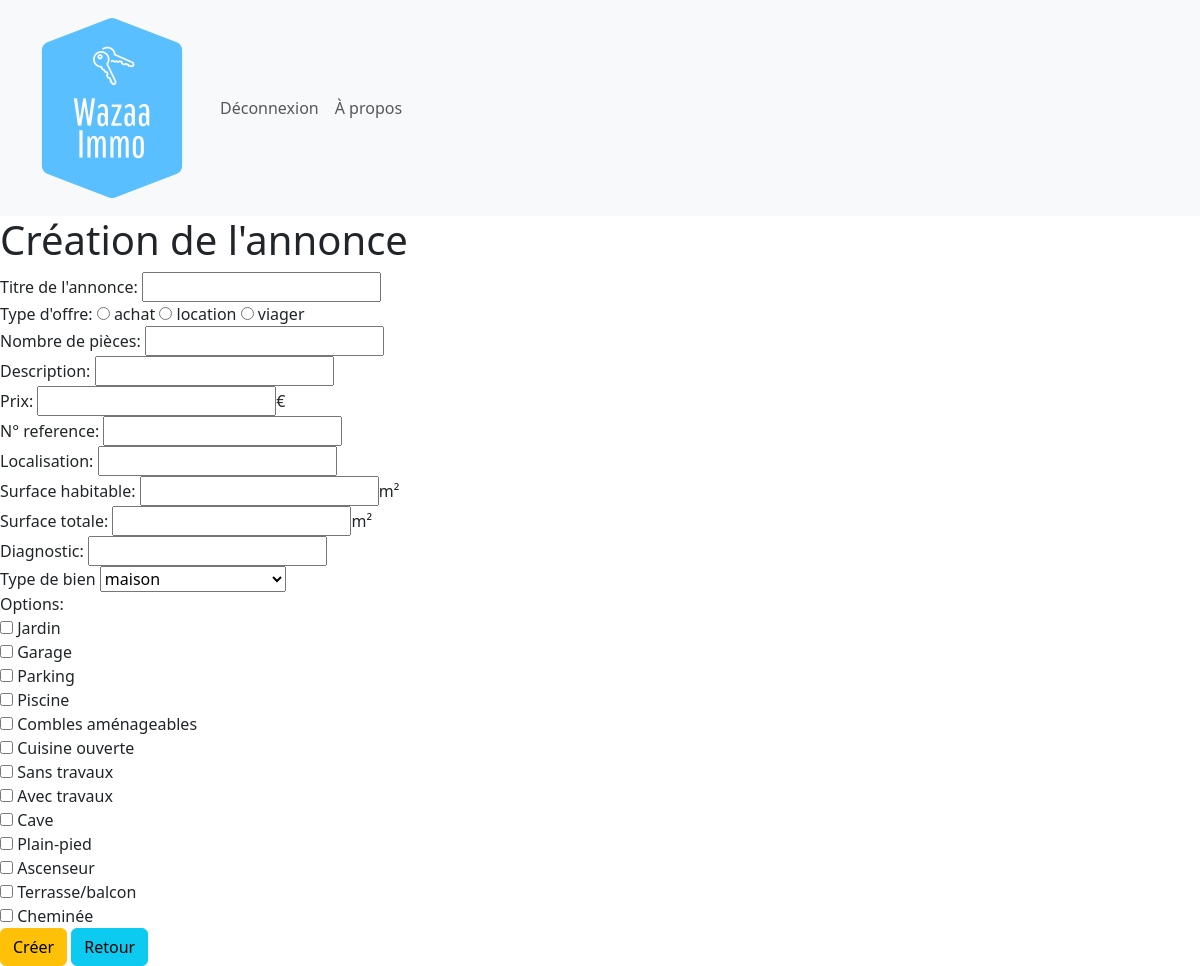
Screenshot of /annonce-select.php (signed in) with the database file from the repository.
### tables this page shows
CREATE TABLE IF NOT EXISTS `waz_type_offre` (
  `to_id` int(11) NOT NULL AUTO_INCREMENT,
  `to_libelle` varchar(50) NOT NULL,
  PRIMARY KEY (`to_id`)
);

CREATE TABLE IF NOT EXISTS `waz_options` (
  `opt_id` int(11) NOT NULL AUTO_INCREMENT,
  `opt_libelle` varchar(100) DEFAULT NULL,
  PRIMARY KEY (`opt_id`)
);

### annonce-select.php (the view, shortened to what this page needs)
<?php
include("header.php");
$id = isset($_GET['modify']) ? $_GET['modify'] : '';
$options = $pdo->query("SELECT * FROM waz_options")->fetchAll();
$typeBien = $pdo->query("SELECT * FROM waz_type_bien")->fetchAll();
$typeOffre = $pdo->query("SELECT * FROM waz_type_offre")->fetchAll();
?>
<div>
    <h1><?= $id ? "Modification" : "Création" ?> de l'annonce</h1>
    <form method="post">
        <div>
            <div>
                <label for="titre">Titre de l'annonce: </label>
                <input type="text" name="titre" id="titre" value="<?= $id ? htmlentities($titre) : "" ?>">
            </div>
            <div>
                <label for="offre">Type d'offre: </label>
                <?php foreach($typeOffre as $type):?>
                    <input type="radio" name="offre" value="<?= htmlentities($type['to_id'])?>" <?= (isset($annonce['to_id']) && $annonce['to_id'] == $type['to_id']) ? 'checked' : '' ?>>
                    <?= htmlentities($type['to_libelle'])?>
                <?php endforeach;?>
            </div>
            <div>
                <label for="pieces">Nombre de pièces: </label>
                <input type="text" name="pieces" id="pieces" value="<?= $id ? htmlentities($pieces) : "" ?>">
            </div>
            <div>
                <label for="description">Description: </label>
                <input type="text" name="description" id="description" value="<?= $id ? htmlentities($description) : "" ?>">
            </div>
            <div>
                <label for="prix">Prix: </label>
                <input type="text" name="prix" id="prix" value="<?= $id ? htmlentities($prix) : "" ?>">€
            </div>
            <div>
                <label for="ref">N° reference: </label>
                <input type="text" name="ref" id="ref" value="<?= $id ? htmlentities($ref) : "" ?>">
            </div>
            <div>
                <label for="local">Localisation: </label>
                <input type="text" name="local" id="local" value="<?= $id ? htmlentities($local) : "" ?>">
            </div>
            <div>
                <label for="surfhab">Surface habitable: </label>
                <input type="text" name="surfhab" id="surfhab" value="<?= $id ? htmlentities($surf_hab) : "" ?>">m²
            </div>
            <div>
                <label for="surftot">Surface totale: </label>
                <input type="text" name="surftot" id="surftot" value="<?= $id ? htmlentities($surf_tot) : "" ?>">m²
            </div>
            <div>
                <label for="diagnostic">Diagnostic: </label>
                <input type="text" name="diagnostic" id="diagnostic" value="<?= $id ? htmlentities($diagnostic) : "" ?>">
            </div>
            <div>
                <label for="typeBien">Type de bien</label>
                <select name="typeBien" id="typeBien">
                <?php foreach($typeBien as $type):?>
                    <option value="<?= $type['tb_id'] ?>" <?= (isset($annonce['tb_id']) && $annonce['tb_id'] == $type['tb_id']) ? 'selected' : '' ?>>
                    <?= htmlentities($type['tb_libelle']) ?>
                </option>
                <?php endforeach ?>
                </select>
            </div>
            <div>
                <label for="options">Options: </label>
                <?php foreach($options as $option):?>
                    <div>
                        <input type="checkbox" id="<?= $option['opt_id']?>" name="<?= $option['opt_id']?>">
                            <?= htmlentities($option['opt_libelle'])?>
                    </div>
                <?php endforeach;?>
            </div>
        </div>
        <button type="submit" class="btn btn-warning"><?= $id ? "Mettre à jour" : "Créer"?></button>
        <a href="index.php" class="btn btn-info">Retour</a>
    </form>
</div>
<?php
    include("footer.php");
?>

### rows the page displays
waz_type_offre: to_libelle "achat"
waz_type_offre: to_libelle "location"
waz_type_offre: to_libelle "viager"
waz_options: opt_libelle "Jardin"
waz_options: opt_libelle "Garage"
waz_options: opt_libelle "Parking"
waz_options: opt_libelle "Piscine"
waz_options: opt_libelle "Combles aménageables"
waz_options: opt_libelle "Cuisine ouverte"
waz_options: opt_libelle "Sans travaux"
waz_options: opt_libelle "Avec travaux"
waz_options: opt_libelle "Cave"
waz_options: opt_libelle "Plain-pied"
waz_options: opt_libelle "Ascenseur"
waz_options: opt_libelle "Terrasse/balcon"
waz_options: opt_libelle "Cheminée"

### other values shown
form field typeBien "maison"
